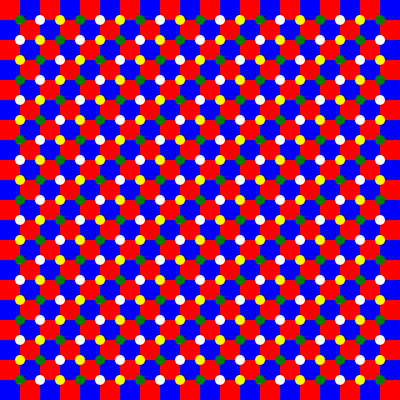
Frame 1 (no input)
Frame 60 (no input): identical to frame 1, image omitted
Frame 120 (the mouse pressed at the canvas centre since frame 60): identical to frame 1, image omitted

The p5.js sketch that drew this single still picture (run headless with seeded random() and noise() and a simulated clock; from frame 60 on, the mouse is pressed at the canvas centre):

// p5.js sketch
// ── sketch.js
function setup() {
  createCanvas(400, 400);
   angleMode(DEGREES)
  noStroke()
}

function draw() {
 background(220)
  for (let i=0;i<=20;i++){
    for(let j=0;j<=20;j++){
      if((i+j)%2==0){
        fill("red")
      }else{
        fill("blue")
      }
      rect(i*20,j*20,20)
    }
  }
  for(let x=1;x<=19;x++){
    for (let y=1;y<=19;y++){
      if((x+y)%3==0){
         fill("white")
      }else if((x+y)%3==1){
        fill("yellow")
      }else{
        fill("green")
      }
      circle(x*20,y*20,10)
    }
  }
}
